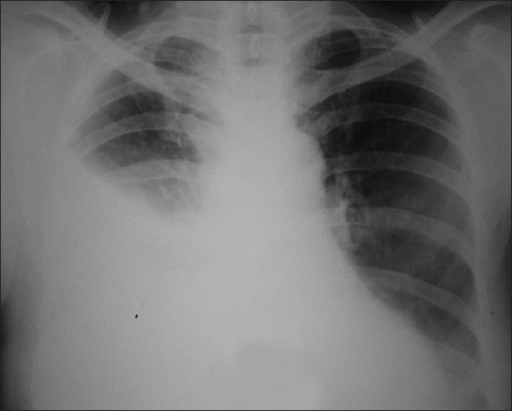
#> input picture images/pleural_effusion.png, 512 x 411 px
$ python testeo.py
#> lines starting #> are read from the running program, lines starting #| are printed output that depends on the picture; after the words box and inside, x2 and y2 are one past the last pixel; in counts of white or black regions, pixels touching at a corner belong together; long printed decimals are rounded
import cv2 as cv
import numpy as np

paths = ['images/Carbimazole_induced.png',
         'images/Carcinoid_Rare_Koch.png',
         'images/Ovarian_Hyperstimulation.png',
         'images/Malignant_Lymphoma.png',
         'images/pleural_effusion.png']

paths1 = ['images/Clear_Lung_Xray.jpg',
          'images/Frontal_Lung_Xray.png',
          'images/Healthy_Chest_Radiograph.jpg',
          'images/Unremarkable_Chest_Xray.jpg',
          'images/Normal_Pulmonary_RayX.jpg']

image = cv.imread(paths[4], cv.IMREAD_GRAYSCALE)
#> image is the input picture: shape (411, 512); min 7, max 183, mean 114.4
image = cv.resize(image, (400, 400))
#> image: shape (400, 400)
image_aux = cv.imread(paths[4], cv.IMREAD_COLOR)
image_aux = cv.resize(image_aux, (400, 400))

# Image preprocessing
image = cv.GaussianBlur(image, (5, 5), 5)
image = cv.equalizeHist(image)
equalized_image = cv.equalizeHist(image)

# Erosion
kernel = np.ones((3, 3), np.uint8)
dilate_image = cv.dilate(equalized_image, kernel, iterations=1)
eroded_image = cv.erode(dilate_image, kernel, iterations=7)
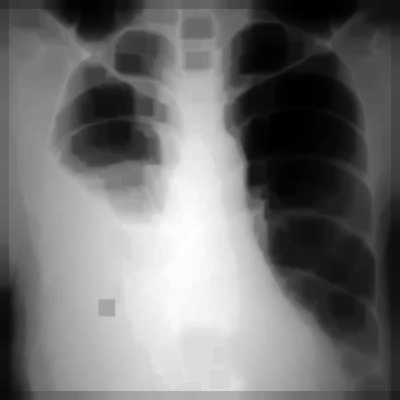
#> eroded_image: shape (400, 400); min 0, max 254, mean 113.8

_, image = cv.threshold(eroded_image, 70, 255, cv.THRESH_BINARY_INV)
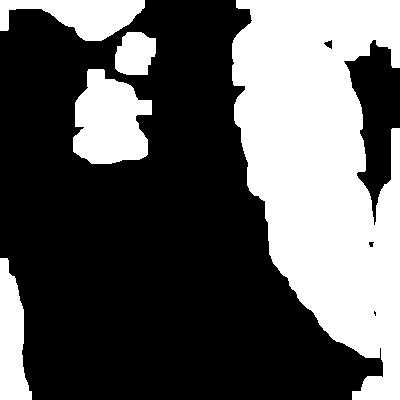
#> image: shape (400, 400); 36.3% white; 5 white regions, box (x1, y1, x2, y2) and area: (232, 0, 400, 400) 44728, (73, 69, 152, 164) 5456, (0, 0, 145, 41) 3430, (0, 258, 32, 400) 3076, (115, 32, 156, 75) 1418

frame = np.zeros((400, 400), np.uint8)
frame[50:370, 30:370] = 255

# bitwise and operation
image = cv.bitwise_and(image, frame)
#> image: shape (400, 400); 22.7% white; 3 white regions, box (x1, y1, x2, y2) and area: (232, 50, 370, 358) 30004, (73, 69, 152, 164) 5456, (115, 50, 156, 75) 866

_, labels = cv.connectedComponents(image)
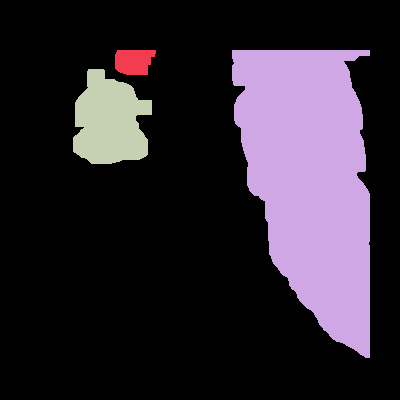
#> labels: shape (400, 400) int32; 4 distinct labels, from 0 to 3; one colour per label, 0 black

for i in range(1, labels.max() + 1):
    if cv.contourArea(cv.findNonZero(cv.inRange(labels, i, i))) < 200:
        image[labels == i] = 0
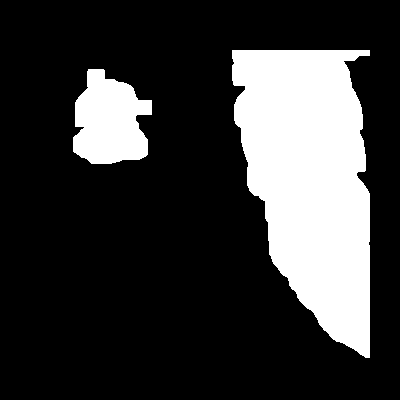
#> image: shape (400, 400); 22.2% white; 2 white regions, box (x1, y1, x2, y2) and area: (232, 50, 370, 358) 30004, (73, 69, 152, 164) 5456

print('Cantidad de objetos: ', labels.max())
#| Cantidad de objetos:  3
left = image[50:370, 30:200]
#> left: shape (320, 170); 10% white; 1 white region, box (x1, y1, x2, y2) and area: (43, 19, 122, 114) 5456
right = image[50:370, 200:370]
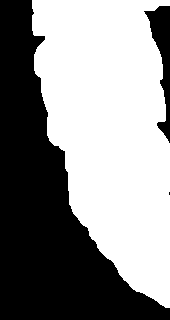
#> right: shape (320, 170); 55.2% white; 3 black regions (1 under 20 px), largest, box (x1, y1, x2, y2) and area: (0, 0, 170, 320) 22976, (144, 6, 170, 143) 1417
left = cv.countNonZero(left)
#> left = 5456
right = cv.countNonZero(right)
#> right = 30004

left = image[50:370, 30:200]
right = image[50:370, 200:370]
left = cv.findNonZero(left)
#> left = contour of 5456 points, box (x1, y1, x2, y2) (43, 19, 122, 114), area 774
right = cv.findNonZero(right)
#> right = contour of 30004 points, box (x1, y1, x2, y2) (32, 0, 170, 308), area 4830
left = left[:, 0, 1]
#> left = 5456 values from 19 to 113
right = right[:, 0, 1]
print('Izquierda: ', left.max(), left.min())
#| Izquierda:  113 19
print('Derecha: ', right.max(), right.min())
#| Derecha:  307 0
print('Diferencia izquierda: ', left.max() - left.min())
#| Diferencia izquierda:  94
print('Diferencia derecha: ', right.max() - right.min())
#| Diferencia derecha:  307

altura_izquierda = left.max() - left.min()
#> altura_izquierda = 94
altura_derecha = right.max() - right.min()
#> altura_derecha = 307

if altura_izquierda > altura_derecha:
    porcentaje = ((altura_izquierda / altura_derecha) - 1) * 100
    mas_grande = 'izquierda'
else:
    porcentaje = ((altura_derecha / altura_izquierda) - 1) * 100
#> porcentaje = 226.6
    mas_grande = 'derecha'

if porcentaje > 50:
    print('Enfermo', porcentaje)
#| Enfermo 226.596
else:
    print('Sano', porcentaje)

if mas_grande == 'derecha':
    espejo = np.zeros((400, 400), np.uint8)
    espejo[50:370, 30:200] = image[50:370, 200:370][:, ::-1]
#> espejo: shape (400, 400); 18.8% white; 1 white region, box (x1, y1, x2, y2) and area: (30, 50, 168, 358) 30004
    pixel_mas_alto = left.max()
#> pixel_mas_alto = 113
    espejo[0:pixel_mas_alto + 50, 0:200] = 0
#> espejo: shape (400, 400); 10.2% white; 1 white region, box (x1, y1, x2, y2) and area: (30, 163, 153, 358) 16241
elif mas_grande == 'izquierda':
    espejo = np.zeros((400, 400), np.uint8)
    espejo[50:370, 200:370] = image[50:370, 30:200][:, ::-1]
    pixel_mas_alto = right.max()
    espejo[0:pixel_mas_alto + 50, 200:370] = 0

espejo = cv.applyColorMap(espejo, cv.COLORMAP_WINTER)
#> espejo: shape (400, 400, 3)
espejo = cv.GaussianBlur(espejo, (5, 5), 5)

print(image_aux.shape, espejo.shape)
#| (400, 400, 3) (400, 400, 3)

image_aux = cv.addWeighted(image_aux, 1, espejo, 0.5, 0)
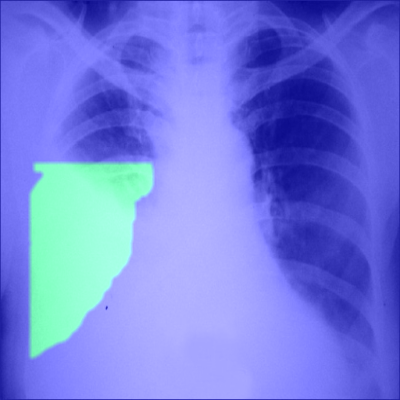
#> image_aux: shape (400, 400, 3); mean B, G, R 224.8, 125.6, 114.2

cv.imshow('Resultado', image_aux)
cv.imshow('Resultado1', image)

# Mapa de calor
if mas_grande == 'izquierda':
    espejo = image.copy()
    espejo[50:370, 200:370] = image[50:370, 30:200][:, ::-1]
    espejo = cv.bitwise_xor(espejo, image)
    pixel_mas_bajo_derecha = right.max()
    print('Pixel mas bajo derecha: ', pixel_mas_bajo_derecha)

    espejo[0:pixel_mas_bajo_derecha,0:200] = 0
elif mas_grande == 'derecha':
    espejo = image.copy()
    espejo[50:370, 30:200] = image[50:370, 200:370][:, ::-1]
#> espejo: shape (400, 400); 37.5% white; 2 white regions, box (x1, y1, x2, y2) and area: (30, 50, 168, 358) 30004, (232, 50, 370, 358) 30004
    espejo = cv.bitwise_xor(espejo, image)
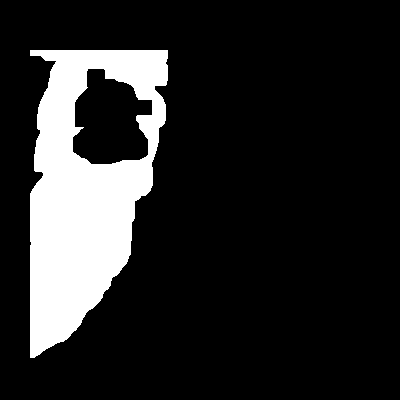
#> espejo: shape (400, 400); 15.3% white; 1 white region, box (x1, y1, x2, y2) and area: (30, 50, 168, 358) 24548
    pixel_mas_bajo_derecha = left.max()
#> pixel_mas_bajo_derecha = 113
    print('Pixel mas bajo derecha: ', pixel_mas_bajo_derecha)
#| Pixel mas bajo derecha:  113
    espejo[0:pixel_mas_bajo_derecha,200:370] = 0

cv.waitKey(0)
cv.destroyAllWindows()

$ run again, with images/PTCL-U_hypereosinophilia.png copied over images/pleural_effusion.png
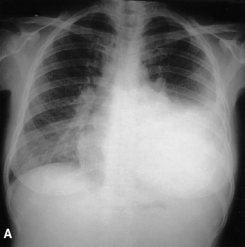
#> input picture images/PTCL-U_hypereosinophilia.png, 245 x 247 px
#> image is the input picture: shape (247, 245); min 6, max 254, mean 126.2
#> labels: shape (400, 400) int32; 6 distinct labels, from 0 to 5
#> after the loop `for i in range(1, labels.max() + 1):`:
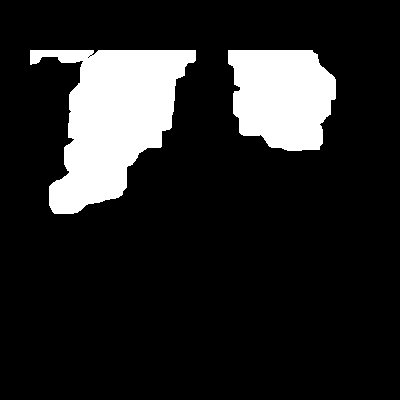
#> image: shape (400, 400); 14.8% white; 2 white regions, box (x1, y1, x2, y2) and area: (30, 50, 196, 214) 14806, (228, 50, 336, 151) 8797
#| Cantidad de objetos:  5
#> `left = cv.countNonZero(left)`: left = 14806
#> `right = cv.countNonZero(right)`: right = 8797
#> `left = cv.findNonZero(left)`: left = contour of 14806 points, box (x1, y1, x2, y2) (0, 0, 166, 164), area 9198
#> `right = cv.findNonZero(right)`: right = contour of 8797 points, box (x1, y1, x2, y2) (28, 0, 136, 101), area 1822
#> `left = left[:, 0, 1]`: left = 14806 values from 0 to 163
#> `right = right[:, 0, 1]`: right = 8797 values from 0 to 100
#| Izquierda:  163 0
#| Derecha:  100 0
#| Diferencia izquierda:  163
#| Diferencia derecha:  100
#> altura_izquierda = 163
#> altura_derecha = 100
#> porcentaje = 63
#| Enfermo 63.000
#> pixel_mas_alto = 100
#| (400, 400, 3) (400, 400, 3)
#> `espejo = cv.bitwise_xor(espejo, image)`:
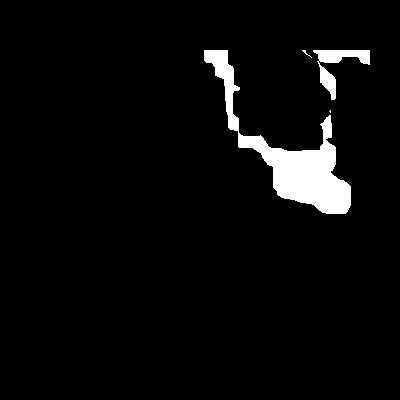
#> espejo: shape (400, 400); 4.2% white; 4 white regions (2 under 20 px), largest, box (x1, y1, x2, y2) and area: (204, 50, 351, 214) 5782, (313, 50, 370, 100) 912
#| Pixel mas bajo derecha:  100
